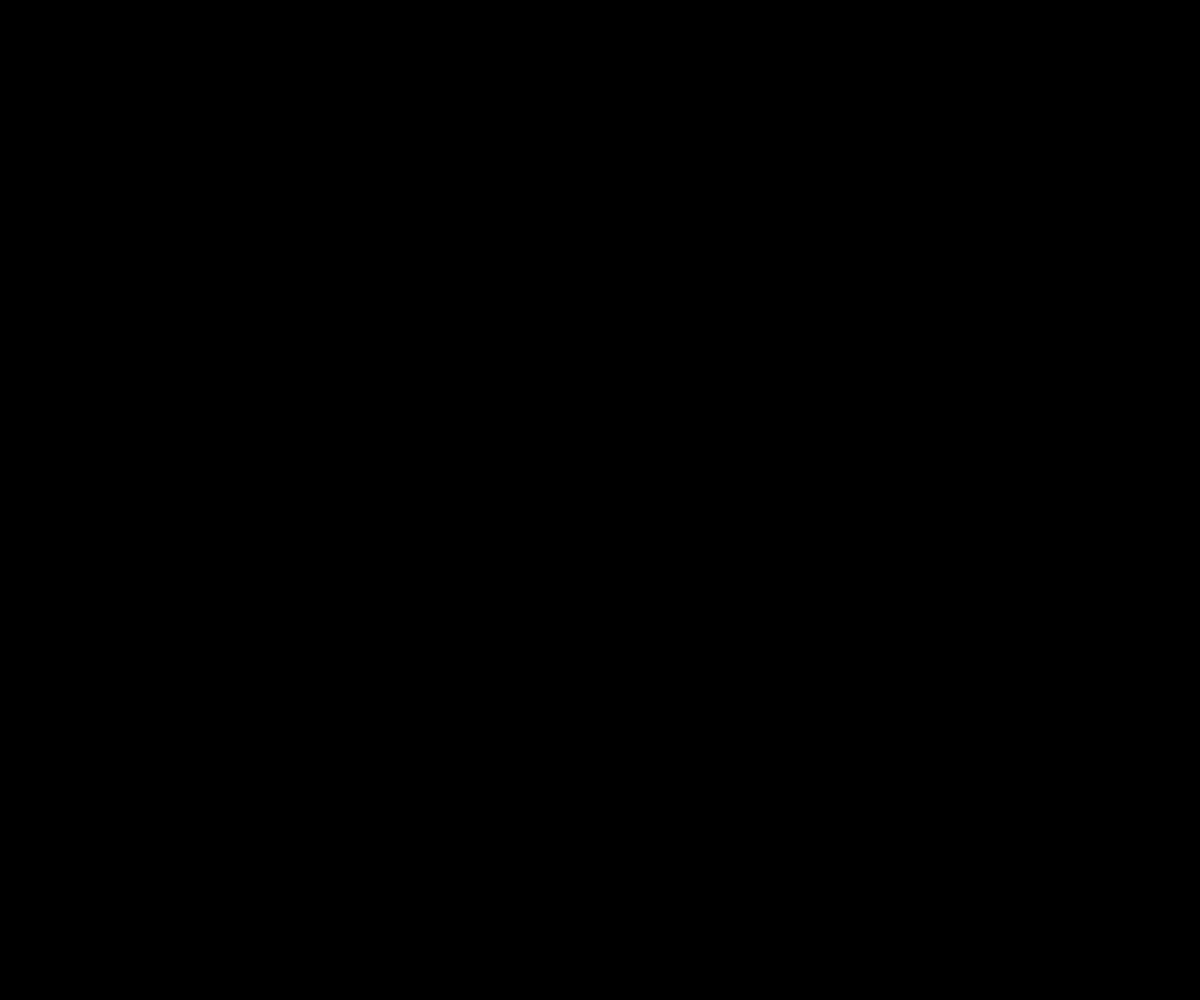
Frame 1 (no input)
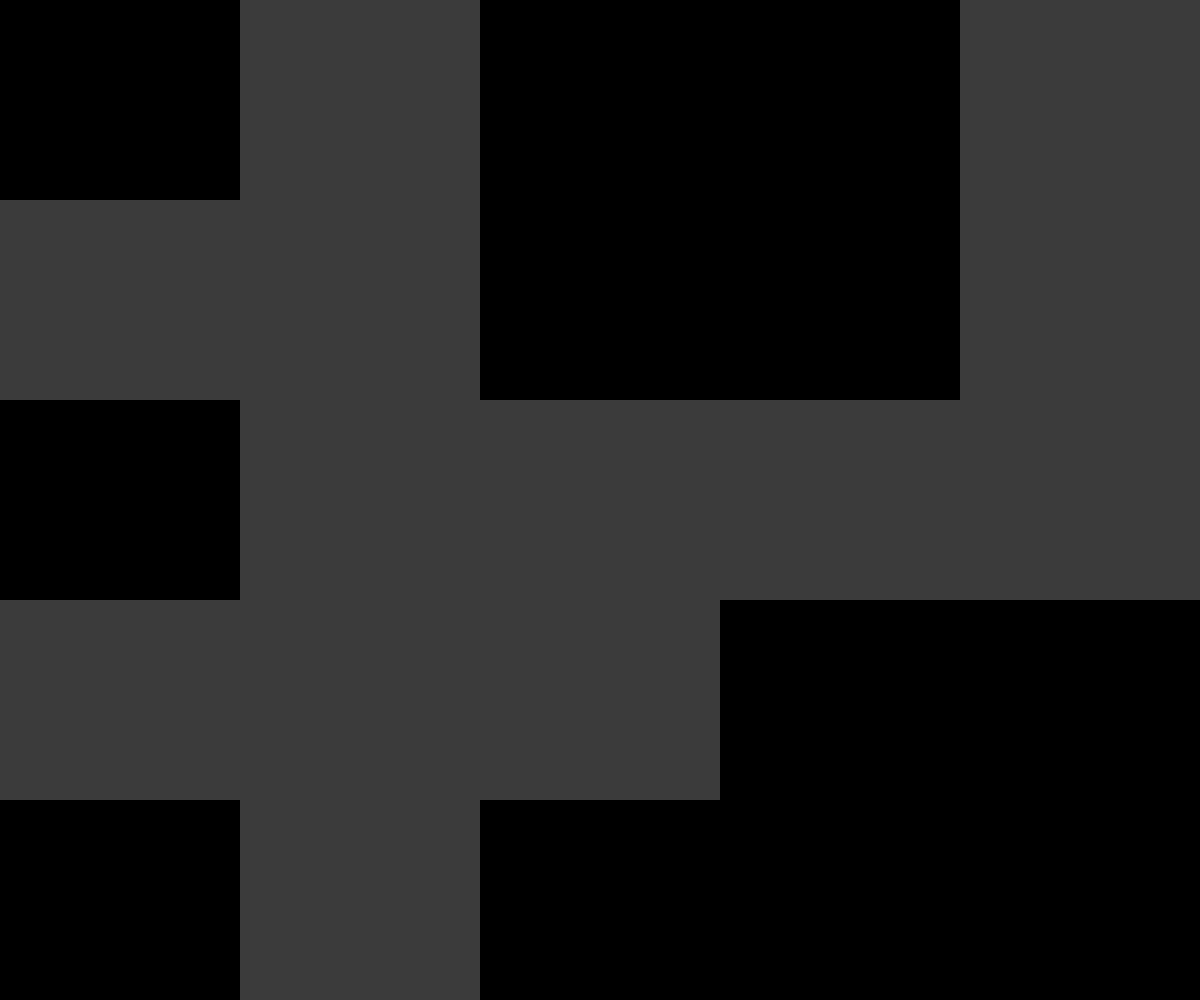
Frame 60 (no input)
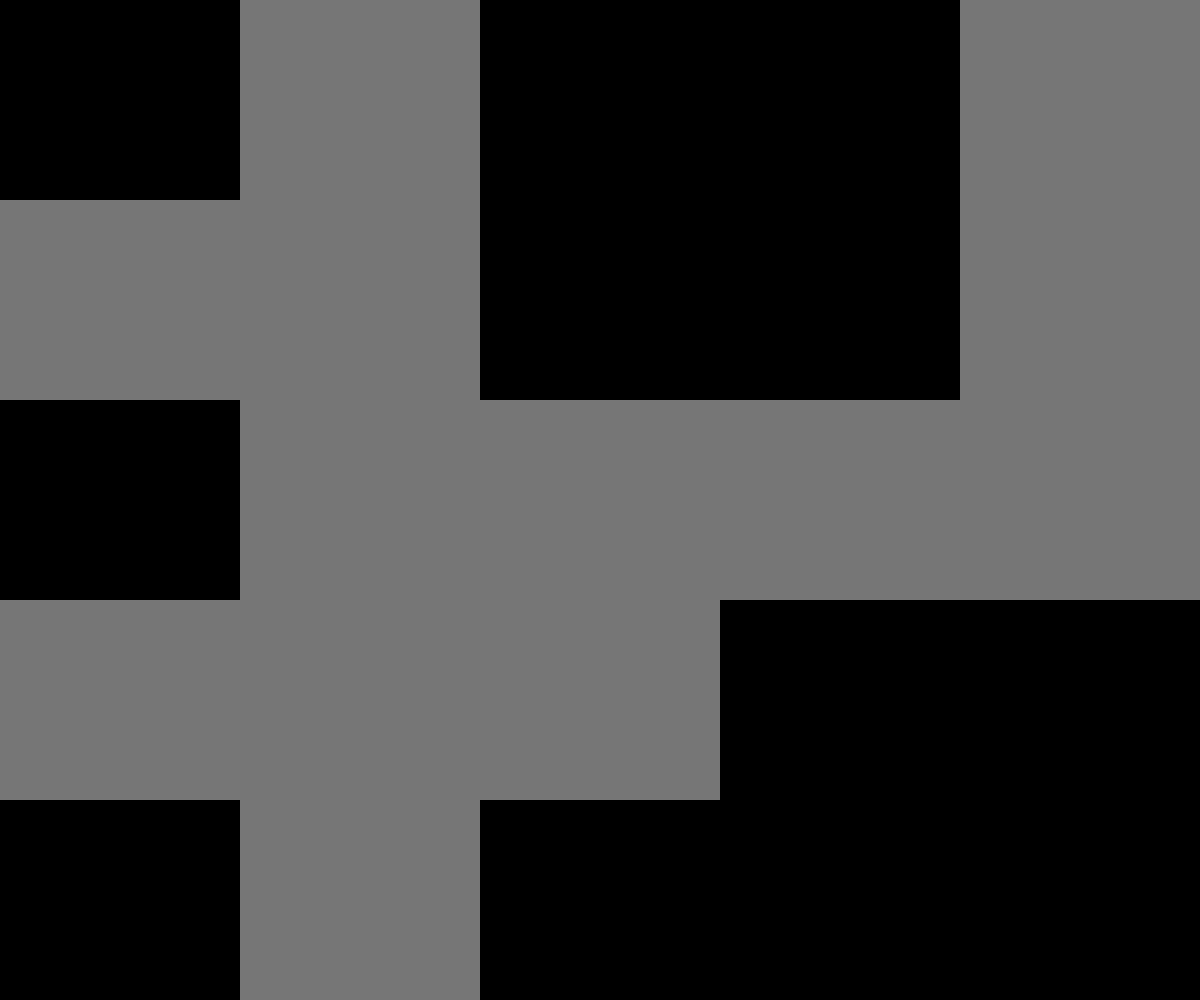
Frame 120 (the mouse pressed at the canvas centre since frame 60)

The p5.js sketch that drew these frames (run headless with seeded random() and noise() and a simulated clock; from frame 60 on, the mouse is pressed at the canvas centre):

// p5.js sketch
// ── sketch.js
// KEYS
// SPACE = REGENERATE
// D = DISPLAY
// 1,2,3,4 = PRESET DENSITIES
// UP, DOWN = FADING SPEED
// LEFT, RIGHT = JUMP PRESENT DENSITIES
// A = AUTO VS. MANUAL (AUTO MEANS WEIGHTED RANDOM)

let w, h, columns, rows, board, pboard, next;
let auto = true;
let fadeIn = 0;
let fadeOut = 255;
let generateInverval = 300;
let seedWeights = [0, 10, 20, 50, 20]; // DENSITY WEIGHT, IGNORE FIRST '0'
let weights = [];
let densities = [0.05, 0.1, 0.5, 0.75]; // DENSITY PRESET
let di = 2; // CHANGE STARTING DENSITY HERE
let density = densities[di];
let num = 5;
let whiteSquareCount;
let debug = false;
let pace = 1;

function setup() {
  tWeight = 0;
  for (i = 0; i < seedWeights.length; i++) {
    tWeight = tWeight + seedWeights[i];
    weights.push(tWeight);
  }

  noStroke();
  createCanvas(windowWidth, windowHeight);
  background(0);
  w = windowWidth / num;
  h = windowHeight / num;
  // Calculate columns and rows
  columns = num + 2;
  rows = num + 2;
  // Wacky way to make a 2D array is JS
  board = new Array(columns);
  for (let i = 0; i < columns; i++) {
    board[i] = new Array(rows);
  }
  // Going to use multiple 2D arrays and swap them
  next = new Array(columns);
  for (i = 0; i < columns; i++) {
    next[i] = new Array(rows);
  }
  init();
}

function draw() {
  // background(255);
  push();
  translate(-w, -h);

  if (frameCount % generateInverval == 0) {
    fadeIn = 0;
    fadeOut = 255;
    pace = random(10, 600)/generateInverval;
    pboard = board;
    generate();
  }

  // draw new board
  changeCount = 0;
  if (pboard) {
    for (let i = 0; i < columns; i++) {
      for (let j = 0; j < rows; j++) {
        if (pboard[i][j] == board[i][j] && pboard[i][j] == 1) {
          // if both are white
          fill(255);
        } else if (pboard[i][j] != board[i][j] && pboard[i][j] == 1) {
          // if it used to be white
          fill(fadeOut);
          changeCount++;
        } else if (pboard[i][j] != board[i][j] && pboard[i][j] == 0) {
          // if it used to be black
          fill(fadeIn);
          changeCount++;
        } else {
          // if both are black
          fill(0);
        }
        noStroke();
        rect(i * w, j * h, w, h);
      }
    }
    if (auto && changeCount == 0) {
      init();
    }
  } else {
    // first board
    for (let i = 0; i < columns; i++) {
      for (let j = 0; j < rows; j++) {
        if (board[i][j] == 1) {
          fill(fadeIn);
        } else {
          fill(0);
        }
        noStroke();
        rect(i * w, j * h, w, h);
      }
    }
  }
  fadeIn += pace;
  fadeOut -= pace;
  pop();
  if (debug) {
    fill(255, 0, 0);
    textSize(height / 75);
    textAlign(RIGHT, BOTTOM);
    text("auto:" + auto + "\tinterval:" + generateInverval + "\tdensity:" + density, width, height);
    // text("speed:" + generateInverval, w, height + h);
    // text("   density:" + density, w, height + h);
    // text("auto:" + auto,  w, height + h);
    // text("speed:" + generateInverval, w, height + h);
    // text("density:" + density, w, height + h);
  }
}

// Fill board randomly
function init() {
  for (let i = 0; i < columns; i++) {
    for (let j = 0; j < rows; j++) {
      // Lining the edges with 0s
      if (i == 0 || j == 0 || i == columns - 1 || j == rows - 1)
        board[i][j] = 0;
      // Filling the rest randomly
      else board[i][j] = random(1) <= density ? 1 : 0;
      next[i][j] = 0;
    }
  }
}

// The process of creating the new generation
function generate() {
  console.log("generate");
  // Loop through every spot in our 2D array and check spots neighbors
  for (let x = 1; x < columns - 1; x++) {
    for (let y = 1; y < rows - 1; y++) {
      // Add up all the states in a 3x3 surrounding grid
      let neighbors = 0;
      for (let i = -1; i <= 1; i++) {
        for (let j = -1; j <= 1; j++) {
          neighbors += board[x + i][y + j];
        }
      }

      // A little trick to subtract the current cell's state since
      // we added it in the above loop
      neighbors -= board[x][y];
      // Rules of Life
      if (board[x][y] == 1 && neighbors < 2) next[x][y] = 0;
      // Loneliness
      else if (board[x][y] == 1 && neighbors > 3) next[x][y] = 0;
      // Overpopulation
      else if (board[x][y] == 0 && neighbors == 3) next[x][y] = 1;
      // Reproduction
      else next[x][y] = board[x][y]; // Stasis
    }
  }

  // Swap!
  let temp = board;
  board = next;
  next = temp;
}

function keyPressed() {
  // if user presses 1, decrease generate interval by 50 until it reaches 300, if user presses 2, increase generate interval by 50 until it reaches 900

  if (key == "1") {
    density = densities[0];
  } else if (key == "2") {
    density = densities[1];
  } else if (key == "3") {
    density = densities[2];
  } else if (key == "4") {
    density = densities[3];
  } else if (keyCode == RIGHT_ARROW) {
    generateInverval += 30;
  } else if (keyCode == LEFT_ARROW) {
    generateInverval -= 30;
  }

  switch (keyCode) {
    case 32:
      init();
      break;
    case SHIFT:
      debug = !debug;
      break;
    case ENTER:
      auto = !auto;
      break;
  }

  // Half a second to 15 seconds
  generateInverval = constrain(generateInverval, 30, 900);

  console.log("current generation interval: " + generateInverval);
  console.log("current density: " + density);
}
